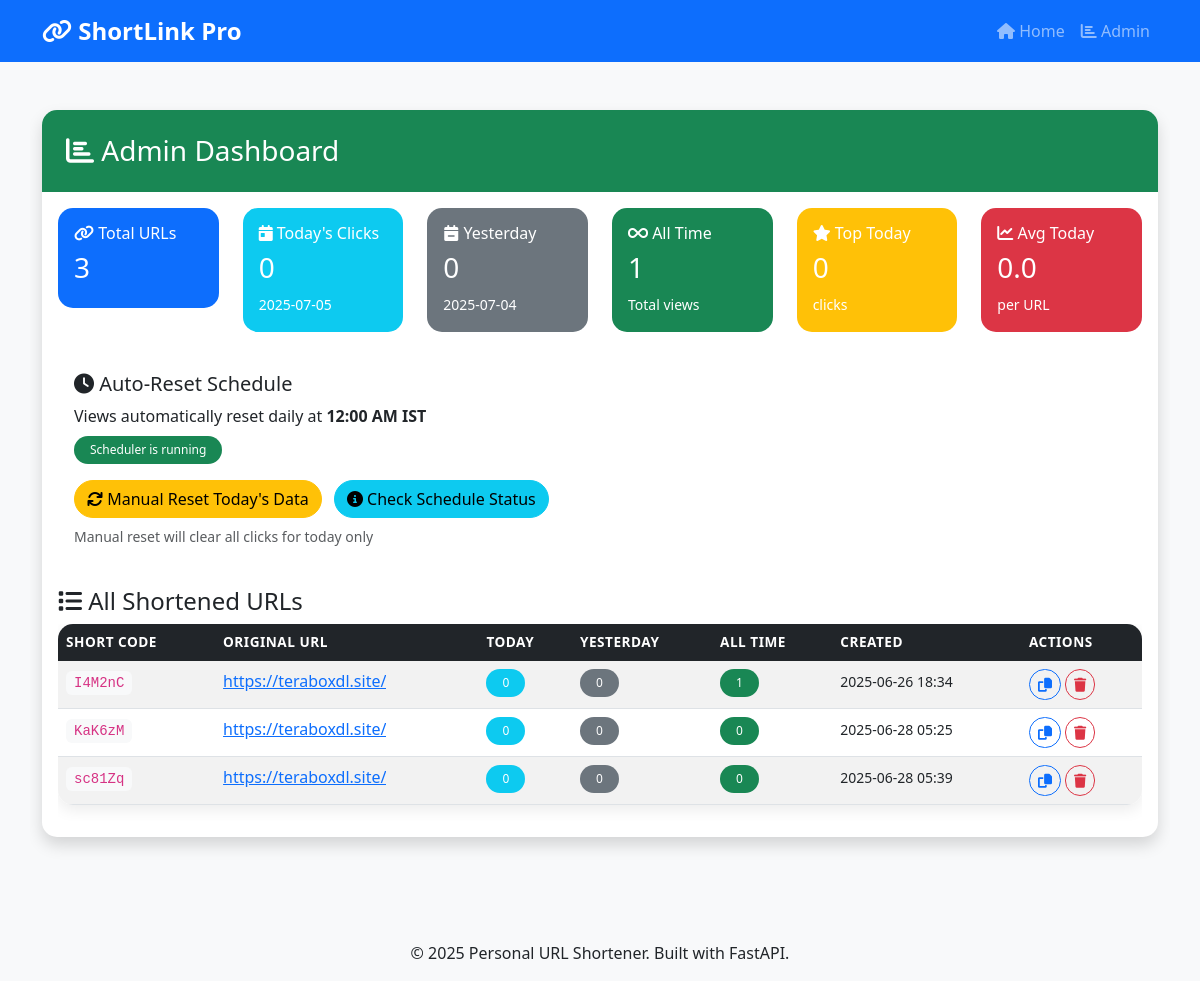
The page /admin on the database as committed earlier.
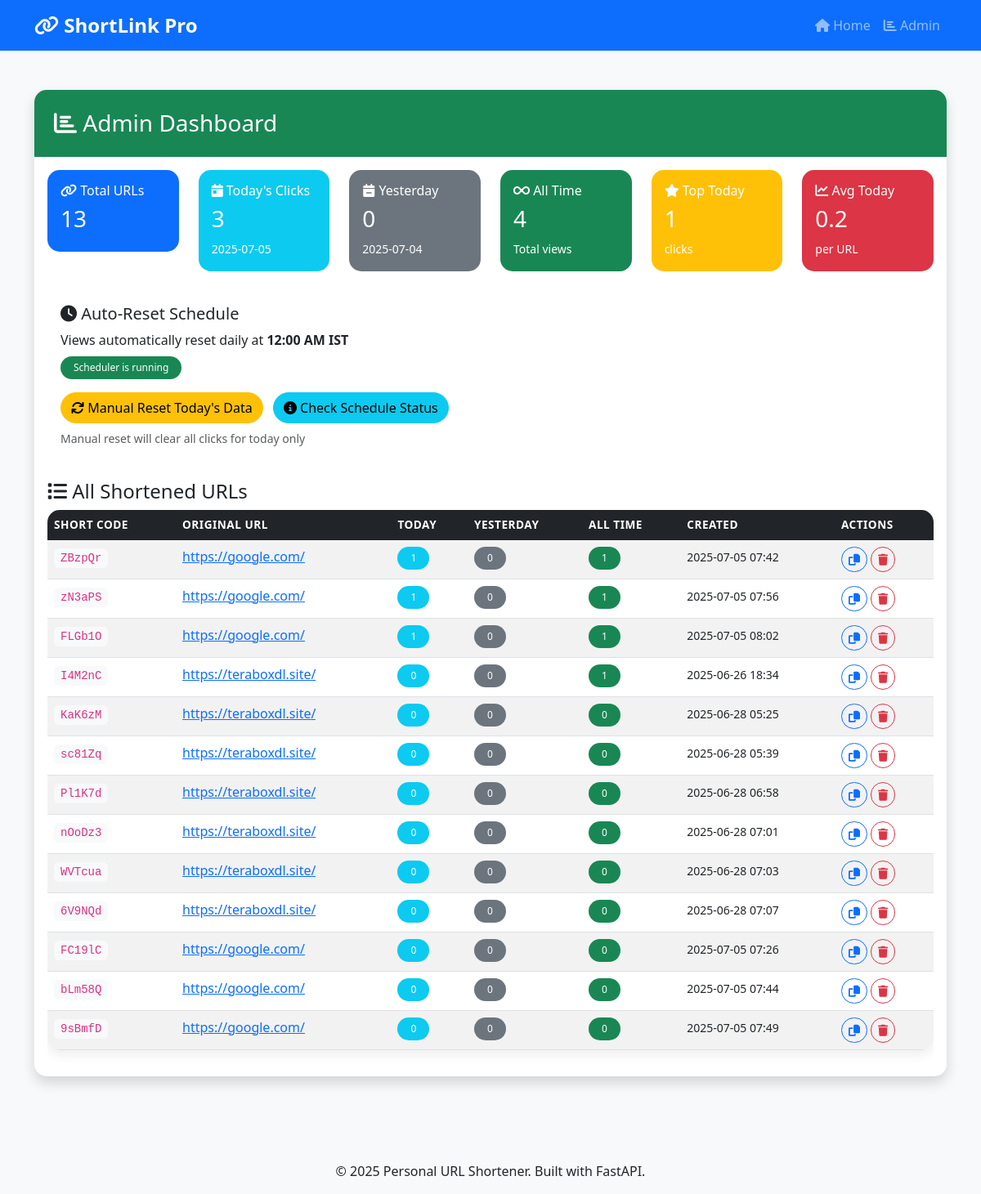
The same page on the database as committed later.
### models.py (models this page shows)
class ShortURL(Base):
    __tablename__ = "short_urls"
    id = Column(Integer, primary_key=True, index=True)
    short_code = Column(String(10), unique=True, index=True, nullable=False)
    original_url = Column(Text, nullable=False)
    created_at = Column(DateTime, default=datetime.utcnow)
    clicks = relationship("Click", back_populates="short_url")

### main.py (the view)
@app.get("/admin", response_class=HTMLResponse)
async def admin_panel(request: Request, db: Session = Depends(get_db)):
    from datetime import date, timedelta
    today = date.today()
    yesterday = today - timedelta(days=1)
    urls = db.query(ShortURL).all()
    url_stats = []
    total_clicks_today = 0
    total_clicks_yesterday = 0
    total_clicks_all_time = 0
    for url in urls:
        clicks_today = db.query(Click).filter(
            Click.short_url_id == url.id,
            Click.click_date == today
        ).count()
        clicks_yesterday = db.query(Click).filter(
            Click.short_url_id == url.id,
            Click.click_date == yesterday
        ).count()
        clicks_all_time = db.query(Click).filter(Click.short_url_id == url.id).count()
        total_clicks_today += clicks_today
        total_clicks_yesterday += clicks_yesterday
        total_clicks_all_time += clicks_all_time
        url_stats.append({
            "id": url.id,
            "short_code": url.short_code,
            "original_url": url.original_url,
            "click_count": clicks_today,  # Show today's clicks by default
            "clicks_today": clicks_today,
            "clicks_yesterday": clicks_yesterday,
            "clicks_all_time": clicks_all_time,
            "created_at": url.created_at
        })
    url_stats.sort(key=lambda x: x["clicks_today"], reverse=True)
    top_performer_today = max(url_stats, key=lambda x: x["clicks_today"])["clicks_today"] if url_stats else 0
    avg_clicks_today = (total_clicks_today / len(urls)) if urls else 0
    return templates.TemplateResponse("admin.html", {
        "request": request,
        "urls": url_stats,
        "total_clicks_today": total_clicks_today,
        "total_clicks_yesterday": total_clicks_yesterday,
        "total_clicks_all_time": total_clicks_all_time,
        "top_performer_today": top_performer_today,
        "avg_clicks_today": avg_clicks_today,
        "today_date": today.strftime('%Y-%m-%d'),
        "yesterday_date": yesterday.strftime('%Y-%m-%d')
    })

### templates/admin.html (shortened to what this page needs)
{% extends "base.html" %}
{% block content %}
<div class="container mt-4">
    <div class="row">
        <div class="col-12">
            <div class="card shadow">
                <div class="card-header bg-success text-white">
                    <h3 class="mb-0"><i class="fas fa-chart-bar"></i> Admin Dashboard</h3>
                </div>
                <div class="card-body">
                    <div class="row mb-4">
                        <div class="col-md-2">
                            <div class="card bg-primary text-white">
                                <div class="card-body">
                                    <h6><i class="fas fa-link"></i> Total URLs</h6>
                                    <h3>{{ urls|length }}</h3>
                                </div>
                            </div>
                        </div>
                        <div class="col-md-2">
                            <div class="card bg-info text-white">
                                <div class="card-body">
                                    <h6><i class="fas fa-calendar-day"></i> Today's Clicks</h6>
                                    <h3>{{ total_clicks_today }}</h3>
                                    <small>{{ today_date }}</small>
                                </div>
                            </div>
                        </div>
                        <div class="col-md-2">
                            <div class="card bg-secondary text-white">
                                <div class="card-body">
                                    <h6><i class="fas fa-calendar-minus"></i> Yesterday</h6>
                                    <h3>{{ total_clicks_yesterday }}</h3>
                                    <small>{{ yesterday_date }}</small>
                                </div>
                            </div>
                        </div>
                        <div class="col-md-2">
                            <div class="card bg-success text-white">
                                <div class="card-body">
                                    <h6><i class="fas fa-infinity"></i> All Time</h6>
                                    <h3>{{ total_clicks_all_time }}</h3>
                                    <small>Total views</small>
                                </div>
                            </div>
                        </div>
                        <div class="col-md-2">
                            <div class="card bg-warning text-white">
                                <div class="card-body">
                                    <h6><i class="fas fa-star"></i> Top Today</h6>
                                    <h3>{{ top_performer_today }}</h3>
                                    <small>clicks</small>
                                </div>
                            </div>
                        </div>
                        <div class="col-md-2">
                            <div class="card bg-danger text-white">
                                <div class="card-body">
                                    <h6><i class="fas fa-chart-line"></i> Avg Today</h6>
                                    <h3>{{ "%.1f"|format(avg_clicks_today) }}</h3>
                                    <small>per URL</small>
                                </div>
                            </div>
                        </div>
                    </div>
                    <div class="row mb-4">
                        <div class="col-12">
                            <div class="card">
                                <div class="card-body">
                                    <h5><i class="fas fa-clock"></i> Auto-Reset Schedule</h5>
                                    <p class="mb-2">Views automatically reset daily at <strong>12:00 AM IST</strong></p>
                                    <div id="scheduler-status" class="mb-3">
                                    </div>
                                    <button class="btn btn-warning me-2" onclick="resetDailyData()">
                                        <i class="fas fa-refresh"></i> Manual Reset Today's Data
                                    </button>
                                    <button class="btn btn-info" onclick="checkSchedulerStatus()">
                                        <i class="fas fa-info-circle"></i> Check Schedule Status
                                    </button>
                                    <small class="text-muted d-block mt-2">Manual reset will clear all clicks for today only</small>
                                </div>
                            </div>
                        </div>
                    </div>
                    <h4><i class="fas fa-list"></i> All Shortened URLs</h4>
                    {% if urls %}
                    <div class="table-responsive">
                        <table class="table table-striped table-hover">
                            <thead class="table-dark">
                                <tr>
                                    <th>Short Code</th>
                                    <th>Original URL</th>
                                    <th>Today</th>
                                    <th>Yesterday</th>
                                    <th>All Time</th>
                                    <th>Created</th>
                                    <th>Actions</th>
                                </tr>
                            </thead>
                            <tbody>
                                {% for url in urls %}
                                <tr>
                                    <td>
                                        <code>{{ url.short_code }}</code>
                                    </td>
                                    <td>
                                        <a href="{{ url.original_url }}" target="_blank" class="text-truncate d-inline-block" style="max-width: 200px;">
                                            {{ url.original_url }}
                                        </a>
                                    </td>
                                    <td>
                                        <span class="badge bg-info">{{ url.clicks_today }}</span>
                                    </td>
                                    <td>
                                        <span class="badge bg-secondary">{{ url.clicks_yesterday }}</span>
                                    </td>
                                    <td>
                                        <span class="badge bg-success">{{ url.clicks_all_time }}</span>
                                    </td>
                                    <td>
                                        <small>{{ url.created_at.strftime('%Y-%m-%d %H:%M') }}</small>
                                    </td>
                                    <td>
                                        <button class="btn btn-sm btn-outline-primary" onclick="copyToClipboard('{{ request.url.scheme }}://{{ request.url.netloc }}/{{ url.short_code }}')">
                                            <i class="fas fa-copy"></i>
                                        </button>
                                        <button class="btn btn-sm btn-outline-danger" onclick="deleteUrl({{ url.id }})">
                                            <i class="fas fa-trash"></i>
                                        </button>
                                    </td>
                                </tr>
                                {% endfor %}
                            </tbody>
                        </table>
                    </div>
                    {% else %}
                    <div class="alert alert-info">
                        <i class="fas fa-info-circle"></i> No URLs have been shortened yet.
                        <a href="/" class="alert-link">Create your first one!</a>
                    </div>
                    {% endif %}
                </div>
            </div>
        </div>
    </div>
    <div class="container mt-4">
        <div class="row">
        </div>
    </div>
</div>
{% endblock %}

### templates/base.html (shortened to what this page needs)
<!DOCTYPE html>
<html lang="en">
<head>
    <link href="https://cdn.jsdelivr.net/npm/bootstrap@5.3.0/dist/css/bootstrap.min.css" rel="stylesheet">
    <link rel="stylesheet" href="https://cdnjs.cloudflare.com/ajax/libs/font-awesome/6.4.0/css/all.min.css">
    <link rel="stylesheet" href="/static/css/style.css?v=3.1">
</head>
<body>
    <nav class="navbar navbar-expand-lg navbar-dark bg-primary">
        <div class="container">
            <a class="navbar-brand" href="/">
                <i class="fas fa-link"></i> ShortLink Pro
            </a>
            <div class="navbar-nav ms-auto">
                <a class="nav-link" href="/">
                    <i class="fas fa-home"></i> Home
                </a>
                <a class="nav-link" href="/admin">
                    <i class="fas fa-chart-bar"></i> Admin
                </a>
            </div>
        </div>
    </nav>
    <main>
        {% block content %}{% endblock %}
    </main>
    <footer class="bg-light text-center py-3 mt-5">
        <div class="container">
            <p class="mb-0">&copy; 2025 Personal URL Shortener. Built with FastAPI.</p>
        </div>
    </footer>
</body>
</html>

### static/css/style.css (style rules this page uses)
:root { --primary-color: #007bff; --secondary-color: #6c757d; --success-color: #28a745; --danger-color: #dc3545; --warning-color: #ffc107; --info-color: #17a2b8; }
body { font-family: 'Segoe UI', Tahoma, Geneva, Verdana, sans-serif; background-color: #f8f9fa; overflow-x: hidden; }
* { box-sizing: border-box; }
.container, .container-fluid { overflow-x: hidden; }
.navbar-brand { font-weight: 600; font-size: 1.5rem; }
.card { border: none; border-radius: 15px; transition: transform 0.3s ease, box-shadow 0.3s ease; }
.card-header { border-radius: 15px 15px 0 0 !important; border-bottom: none; padding: 1.5rem; }
.btn { border-radius: 25px; font-weight: 500; transition: all 0.3s ease; }
.table { border-radius: 15px; overflow: hidden; box-shadow: 0 5px 15px rgba(0,0,0,0.08); }
.table thead th { border: none; font-weight: 600; text-transform: uppercase; font-size: 0.85rem; letter-spacing: 0.5px; }
.table tbody tr { transition: all 0.3s ease; }
.badge { border-radius: 25px; padding: 0.5rem 1rem; font-weight: 500; }
.card.bg-primary, .card.bg-info, .card.bg-warning, .card.bg-success { border-radius: 15px; transition: transform 0.3s ease; }
code { background-color: #f8f9fa; padding: 4px 8px; border-radius: 6px; font-family: 'Courier New', monospace; }
footer { margin-top: auto; }

Rows that differ between the two databases and show on the page:
added ShortURL: short_code "ZBzpQr", original_url "https://google.com/", clicks_today "1", clicks_yesterday "0", clicks_all_time "1", created_at "2025-07-05 07:42"
added ShortURL: short_code "zN3aPS", original_url "https://google.com/", clicks_today "1", clicks_yesterday "0", clicks_all_time "1", created_at "2025-07-05 07:56"
added ShortURL: short_code "FLGb1O", original_url "https://google.com/", clicks_today "1", clicks_yesterday "0", clicks_all_time "1", created_at "2025-07-05 08:02"
added ShortURL: short_code "Pl1K7d", original_url "https://teraboxdl.site/", clicks_today "0", clicks_yesterday "0", clicks_all_time "0", created_at "2025-06-28 06:58"
added ShortURL: short_code "nOoDz3", original_url "https://teraboxdl.site/", clicks_today "0", clicks_yesterday "0", clicks_all_time "0", created_at "2025-06-28 07:01"
added ShortURL: short_code "WVTcua", original_url "https://teraboxdl.site/", clicks_today "0", clicks_yesterday "0", clicks_all_time "0", created_at "2025-06-28 07:03"
added ShortURL: short_code "6V9NQd", original_url "https://teraboxdl.site/", clicks_today "0", clicks_yesterday "0", clicks_all_time "0", created_at "2025-06-28 07:07"
added ShortURL: short_code "FC19lC", original_url "https://google.com/", clicks_today "0", clicks_yesterday "0", clicks_all_time "0", created_at "2025-07-05 07:26"
added ShortURL: short_code "bLm58Q", original_url "https://google.com/", clicks_today "0", clicks_yesterday "0", clicks_all_time "0", created_at "2025-07-05 07:44"
added ShortURL: short_code "9sBmfD", original_url "https://google.com/", clicks_today "0", clicks_yesterday "0", clicks_all_time "0", created_at "2025-07-05 07:49"
Other text that changed with them:
{{ urls|length }}: "3" → "13"
{{ total_clicks_today }}: "0" → "3"
{{ total_clicks_all_time }}: "1" → "4"
{{ top_performer_today }}: "0" → "1"
{{ "%.1f"|format(avg_clicks_today) }}: "0.0" → "0.2"
